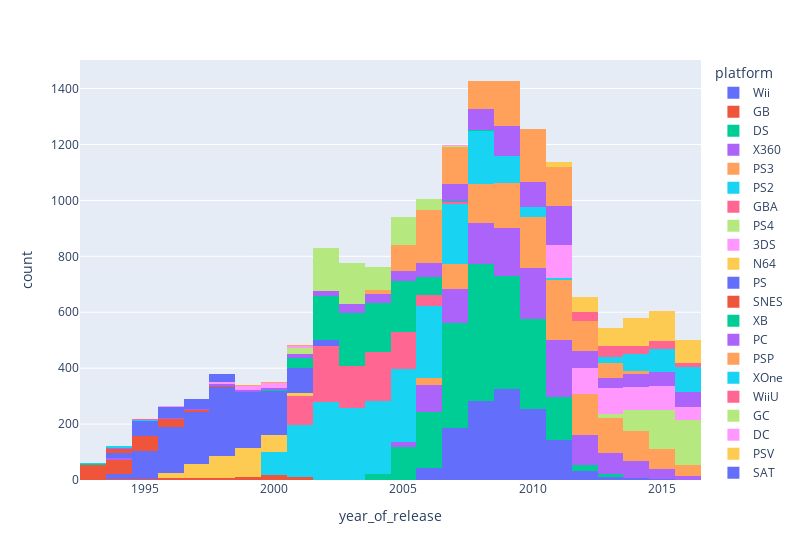

The notebook cell this image was saved under:
### Markdown cell above
<div class="alert alert-success">
<h2> Комментарий ревьюера V1<a class="tocSkip"> </h2>

<b>Все отлично!👍:</b> Верное решение, этот срок позволит сохранить исторические зависимости и будет отражать совеременные тенденции.

### Code cell
px.histogram(df,x='year_of_release',color = 'platform',width=800)

### Figure 1 — Plotly figure (JSON) as saved in the notebook; plotly's stock layout.template omitted (floating-point values rounded to 4 significant figures; data arrays with more than 128 entries replaced by an {"elided": "..."} marker saying what was removed)
{"data": [{"alignmentgroup": "True", "bingroup": "x", "hovertemplate": "platform=Wii<br>year_of_release=%{x}<br>count=%{y}<extra></extra>", "legendgroup": "Wii", "marker": {"color": "#636efa", "pattern": {"shape": ""}}, "name": "Wii", "offsetgroup": "Wii", "orientation": "v", "showlegend": true, "type": "histogram", "x": {"elided": "1286 int values"}, "xaxis": "x", "yaxis": "y"}, {"alignmentgroup": "True", "bingroup": "x", "hovertemplate": "platform=GB<br>year_of_release=%{x}<br>count=%{y}<extra></extra>", "legendgroup": "GB", "marker": {"color": "#EF553B", "pattern": {"shape": ""}}, "name": "GB", "offsetgroup": "GB", "orientation": "v", "showlegend": true, "type": "histogram", "x": [1996, 1999, 1998, 2000, 1999, 1994, 1999, 1994, 1998, 1994, 1995, 1996, 1998, 1998, 2000, 2000, 2000, 1998, 2001, 2001, 2001, 1998, 2001, 1997, 1996, 1997, 2000, 2000, 1997, 1999, 2000, 1999, 1997, 2001, 2000, 2000, 1999, 1995, 2001, 1999, 1997, 2001, 1998, 1997, 1996, 1995, 1999, 1995, 1999, 2000, 1996, 2000, 2000, 1997, 1996, 1997, 2000, 1999, 2000, 2001, 2000, 1999, 2001, 2000, 2001, 2000, 1998], "xaxis": "x", "yaxis": "y"}, {"alignmentgroup": "True", "bingroup": "x", "hovertemplate": "platform=DS<br>year_of_release=%{x}<br>count=%{y}<extra></extra>", "legendgroup": "DS", "marker": {"color": "#00cc96", "pattern": {"shape": ""}}, "name": "DS", "offsetgroup": "DS", "orientation": "v", "showlegend": true, "type": "histogram", "x": {"elided": "2120 int values"}, "xaxis": "x", "yaxis": "y"}, {"alignmentgroup": "True", "bingroup": "x", "hovertemplate": "platform=X360<br>year_of_release=%{x}<br>count=%{y}<extra></extra>", "legendgroup": "X360", "marker": {"color": "#ab63fa", "pattern": {"shape": ""}}, "name": "X360", "offsetgroup": "X360", "orientation": "v", "showlegend": true, "type": "histogram", "x": {"elided": "1232 int values"}, "xaxis": "x", "yaxis": "y"}, {"alignmentgroup": "True", "bingroup": "x", "hovertemplate": "platform=PS3<br>year_of_release=%{x}<br>count=%{y}<extra></extra>", "legendgroup": "PS3", "marker": {"color": "#FFA15A", "pattern": {"shape": ""}}, "name": "PS3", "offsetgroup": "PS3", "orientation": "v", "showlegend": true, "type": "histogram", "x": {"elided": "1306 int values"}, "xaxis": "x", "yaxis": "y"}, {"alignmentgroup": "True", "bingroup": "x", "hovertemplate": "platform=PS2<br>year_of_release=%{x}<br>count=%{y}<extra></extra>", "legendgroup": "PS2", "marker": {"color": "#19d3f3", "pattern": {"shape": ""}}, "name": "PS2", "offsetgroup": "PS2", "orientation": "v", "showlegend": true, "type": "histogram", "x": {"elided": "2127 int values"}, "xaxis": "x", "yaxis": "y"}, {"alignmentgroup": "True", "bingroup": "x", "hovertemplate": "platform=GBA<br>year_of_release=%{x}<br>count=%{y}<extra></extra>", "legendgroup": "GBA", "marker": {"color": "#FF6692", "pattern": {"shape": ""}}, "name": "GBA", "offsetgroup": "GBA", "orientation": "v", "showlegend": true, "type": "histogram", "x": {"elided": "811 int values"}, "xaxis": "x", "yaxis": "y"}, {"alignmentgroup": "True", "bingroup": "x", "hovertemplate": "platform=PS4<br>year_of_release=%{x}<br>count=%{y}<extra></extra>", "legendgroup": "PS4", "marker": {"color": "#B6E880", "pattern": {"shape": ""}}, "name": "PS4", "offsetgroup": "PS4", "orientation": "v", "showlegend": true, "type": "histogram", "x": {"elided": "392 int values"}, "xaxis": "x", "yaxis": "y"}, {"alignmentgroup": "True", "bingroup": "x", "hovertemplate": "platform=3DS<br>year_of_release=%{x}<br>count=%{y}<extra></extra>", "legendgroup": "3DS", "marker": {"color": "#FF97FF", "pattern": {"shape": ""}}, "name": "3DS", "offsetgroup": "3DS", "orientation": "v", "showlegend": true, "type": "histogram", "x": {"elided": "512 int values"}, "xaxis": "x", "yaxis": "y"}, {"alignmentgroup": "True", "bingroup": "x", "hovertemplate": "platform=N64<br>year_of_release=%{x}<br>count=%{y}<extra></extra>", "legendgroup": "N64", "marker": {"color": "#FECB52", "pattern": {"shape": ""}}, "name": "N64", "offsetgroup": "N64", "orientation": "v", "showlegend": true, "type": "histogram", "x": {"elided": "316 int values"}, "xaxis": "x", "yaxis": "y"}, {"alignmentgroup": "True", "bingroup": "x", "hovertemplate": "platform=PS<br>year_of_release=%{x}<br>count=%{y}<extra></extra>", "legendgroup": "PS", "marker": {"color": "#636efa", "pattern": {"shape": ""}}, "name": "PS", "offsetgroup": "PS", "orientation": "v", "showlegend": true, "type": "histogram", "x": {"elided": "1190 int values"}, "xaxis": "x", "yaxis": "y"}, {"alignmentgroup": "True", "bingroup": "x", "hovertemplate": "platform=SNES<br>year_of_release=%{x}<br>count=%{y}<extra></extra>", "legendgroup": "SNES", "marker": {"color": "#EF553B", "pattern": {"shape": ""}}, "name": "SNES", "offsetgroup": "SNES", "orientation": "v", "showlegend": true, "type": "histogram", "x": {"elided": "190 int values"}, "xaxis": "x", "yaxis": "y"}, {"alignmentgroup": "True", "bingroup": "x", "hovertemplate": "platform=XB<br>year_of_release=%{x}<br>count=%{y}<extra></extra>", "legendgroup": "XB", "marker": {"color": "#00cc96", "pattern": {"shape": ""}}, "name": "XB", "offsetgroup": "XB", "orientation": "v", "showlegend": true, "type": "histogram", "x": {"elided": "803 int values"}, "xaxis": "x", "yaxis": "y"}, {"alignmentgroup": "True", "bingroup": "x", "hovertemplate": "platform=PC<br>year_of_release=%{x}<br>count=%{y}<extra></extra>", "legendgroup": "PC", "marker": {"color": "#ab63fa", "pattern": {"shape": ""}}, "name": "PC", "offsetgroup": "PC", "orientation": "v", "showlegend": true, "type": "histogram", "x": {"elided": "950 int values"}, "xaxis": "x", "yaxis": "y"}, {"alignmentgroup": "True", "bingroup": "x", "hovertemplate": "platform=PSP<br>year_of_release=%{x}<br>count=%{y}<extra></extra>", "legendgroup": "PSP", "marker": {"color": "#FFA15A", "pattern": {"shape": ""}}, "name": "PSP", "offsetgroup": "PSP", "orientation": "v", "showlegend": true, "type": "histogram", "x": {"elided": "1193 int values"}, "xaxis": "x", "yaxis": "y"}, {"alignmentgroup": "True", "bingroup": "x", "hovertemplate": "platform=XOne<br>year_of_release=%{x}<br>count=%{y}<extra></extra>", "legendgroup": "XOne", "marker": {"color": "#19d3f3", "pattern": {"shape": ""}}, "name": "XOne", "offsetgroup": "XOne", "orientation": "v", "showlegend": true, "type": "histogram", "x": {"elided": "247 int values"}, "xaxis": "x", "yaxis": "y"}, {"alignmentgroup": "True", "bingroup": "x", "hovertemplate": "platform=WiiU<br>year_of_release=%{x}<br>count=%{y}<extra></extra>", "legendgroup": "WiiU", "marker": {"color": "#FF6692", "pattern": {"shape": ""}}, "name": "WiiU", "offsetgroup": "WiiU", "orientation": "v", "showlegend": true, "type": "histogram", "x": {"elided": "147 int values"}, "xaxis": "x", "yaxis": "y"}, {"alignmentgroup": "True", "bingroup": "x", "hovertemplate": "platform=GC<br>year_of_release=%{x}<br>count=%{y}<extra></extra>", "legendgroup": "GC", "marker": {"color": "#B6E880", "pattern": {"shape": ""}}, "name": "GC", "offsetgroup": "GC", "orientation": "v", "showlegend": true, "type": "histogram", "x": {"elided": "542 int values"}, "xaxis": "x", "yaxis": "y"}, {"alignmentgroup": "True", "bingroup": "x", "hovertemplate": "platform=DC<br>year_of_release=%{x}<br>count=%{y}<extra></extra>", "legendgroup": "DC", "marker": {"color": "#FF97FF", "pattern": {"shape": ""}}, "name": "DC", "offsetgroup": "DC", "orientation": "v", "showlegend": true, "type": "histogram", "x": [1998, 2000, 1999, 1999, 2000, 2000, 1999, 1999, 1998, 1999, 1999, 2001, 1999, 2002, 1998, 1999, 2000, 2000, 2000, 2001, 2000, 1999, 2001, 1998, 2000, 2000, 2000, 2001, 2001, 2000, 1999, 1999, 1999, 2000, 2000, 1999, 2000, 1998, 2000, 2000, 2001, 1998, 2000, 1998, 2000, 2000, 1999, 2001, 2001, 2008, 2000, 2007], "xaxis": "x", "yaxis": "y"}, {"alignmentgroup": "True", "bingroup": "x", "hovertemplate": "platform=PSV<br>year_of_release=%{x}<br>count=%{y}<extra></extra>", "legendgroup": "PSV", "marker": {"color": "#FECB52", "pattern": {"shape": ""}}, "name": "PSV", "offsetgroup": "PSV", "orientation": "v", "showlegend": true, "type": "histogram", "x": {"elided": "429 int values"}, "xaxis": "x", "yaxis": "y"}, {"alignmentgroup": "True", "bingroup": "x", "hovertemplate": "platform=SAT<br>year_of_release=%{x}<br>count=%{y}<extra></extra>", "legendgroup": "SAT", "marker": {"color": "#636efa", "pattern": {"shape": ""}}, "name": "SAT", "offsetgroup": "SAT", "orientation": "v", "showlegend": true, "type": "histogram", "x": {"elided": "173 int values"}, "xaxis": "x", "yaxis": "y"}, {"alignmentgroup": "True", "bingroup": "x", "hovertemplate": "platform=GEN<br>year_of_release=%{x}<br>count=%{y}<extra></extra>", "legendgroup": "GEN", "marker": {"color": "#EF553B", "pattern": {"shape": ""}}, "name": "GEN", "offsetgroup": "GEN", "orientation": "v", "showlegend": true, "type": "histogram", "x": [1994, 1994, 1994, 1994, 1994, 1994, 1993, 1993, 1994, 1994, 1994, 1993, 1993, 1993, 1993, 1993, 1994, 1994, 1994], "xaxis": "x", "yaxis": "y"}, {"alignmentgroup": "True", "bingroup": "x", "hovertemplate": "platform=NES<br>year_of_release=%{x}<br>count=%{y}<extra></extra>", "legendgroup": "NES", "marker": {"color": "#00cc96", "pattern": {"shape": ""}}, "name": "NES", "offsetgroup": "NES", "orientation": "v", "showlegend": true, "type": "histogram", "x": [1993, 1993, 1993, 1993, 1994], "xaxis": "x", "yaxis": "y"}, {"alignmentgroup": "True", "bingroup": "x", "hovertemplate": "platform=SCD<br>year_of_release=%{x}<br>count=%{y}<extra></extra>", "legendgroup": "SCD", "marker": {"color": "#ab63fa", "pattern": {"shape": ""}}, "name": "SCD", "offsetgroup": "SCD", "orientation": "v", "showlegend": true, "type": "histogram", "x": [1993, 1994, 1994, 1994, 1994, 1994], "xaxis": "x", "yaxis": "y"}, {"alignmentgroup": "True", "bingroup": "x", "hovertemplate": "platform=WS<br>year_of_release=%{x}<br>count=%{y}<extra></extra>", "legendgroup": "WS", "marker": {"color": "#FFA15A", "pattern": {"shape": ""}}, "name": "WS", "offsetgroup": "WS", "orientation": "v", "showlegend": true, "type": "histogram", "x": [2000, 1999, 2001, 1999, 2000, 2001], "xaxis": "x", "yaxis": "y"}, {"alignmentgroup": "True", "bingroup": "x", "hovertemplate": "platform=NG<br>year_of_release=%{x}<br>count=%{y}<extra></extra>", "legendgroup": "NG", "marker": {"color": "#19d3f3", "pattern": {"shape": ""}}, "name": "NG", "offsetgroup": "NG", "orientation": "v", "showlegend": true, "type": "histogram", "x": [1994, 1994, 1995, 1994, 1993, 1994, 1995, 1993, 1996, 1996, 1995, 1995], "xaxis": "x", "yaxis": "y"}, {"alignmentgroup": "True", "bingroup": "x", "hovertemplate": "platform=TG16<br>year_of_release=%{x}<br>count=%{y}<extra></extra>", "legendgroup": "TG16", "marker": {"color": "#FF6692", "pattern": {"shape": ""}}, "name": "TG16", "offsetgroup": "TG16", "orientation": "v", "showlegend": true, "type": "histogram", "x": [1995, 1995], "xaxis": "x", "yaxis": "y"}, {"alignmentgroup": "True", "bingroup": "x", "hovertemplate": "platform=3DO<br>year_of_release=%{x}<br>count=%{y}<extra></extra>", "legendgroup": "3DO", "marker": {"color": "#B6E880", "pattern": {"shape": ""}}, "name": "3DO", "offsetgroup": "3DO", "orientation": "v", "showlegend": true, "type": "histogram", "x": [1995, 1994, 1995], "xaxis": "x", "yaxis": "y"}, {"alignmentgroup": "True", "bingroup": "x", "hovertemplate": "platform=PCFX<br>year_of_release=%{x}<br>count=%{y}<extra></extra>", "legendgroup": "PCFX", "marker": {"color": "#FF97FF", "pattern": {"shape": ""}}, "name": "PCFX", "offsetgroup": "PCFX", "orientation": "v", "showlegend": true, "type": "histogram", "x": [1996], "xaxis": "x", "yaxis": "y"}], "layout": {"barmode": "relative", "legend": {"title": {"text": "platform"}, "tracegroupgap": 0}, "margin": {"t": 60}, "width": 800, "xaxis": {"anchor": "y", "domain": [0, 1], "title": {"text": "year_of_release"}}, "yaxis": {"anchor": "x", "domain": [0, 1], "title": {"text": "count"}}}}
